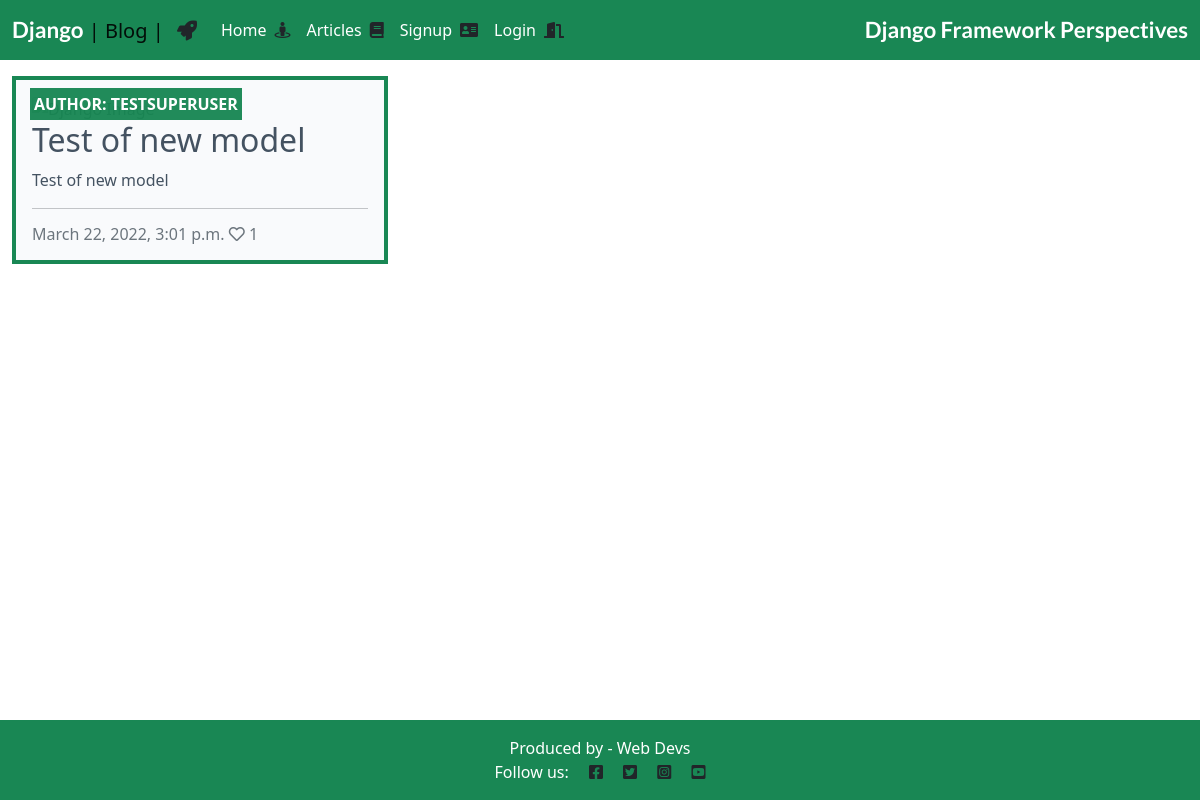
Page /article-list/ on the earlier database version.
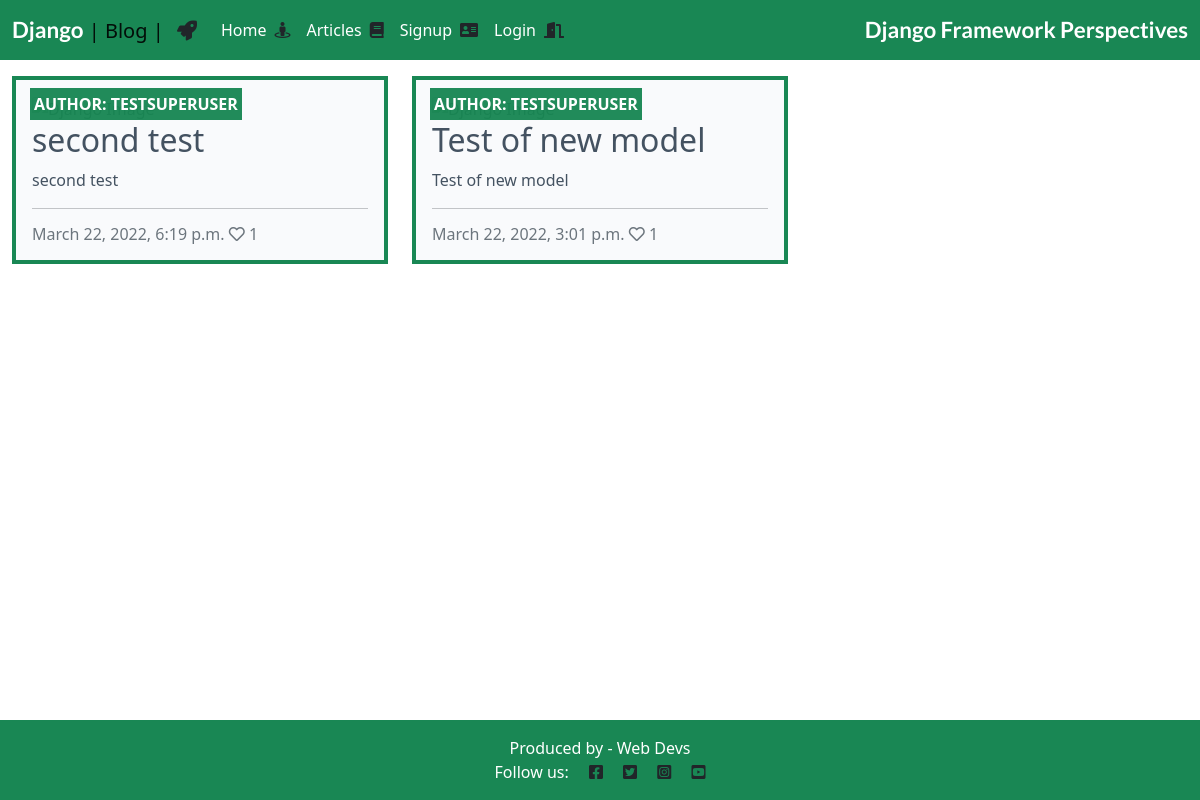
Same page on the later database version.
### website/models.py (models this page shows, shortened)
class Article(models.Model):
    title = models.CharField(max_length=200, unique=True)
    slug = models.SlugField(max_length=200, unique=True)
    author = models.ForeignKey(
        User, on_delete=models.CASCADE, related_name="blog_articles"
    )
    featured_image = CloudinaryField('image', default='placeholder')
    excerpt = models.TextField(blank=True)
    updated_on = models.DateTimeField(auto_now=True)
    content = models.TextField()
    created_on = models.DateTimeField(auto_now_add=True)
    status = models.IntegerField(choices=STATUS, default=0)
    likes = models.ManyToManyField(
        User, related_name='blogarticle_like', blank=True)
    class Meta:
        ordering = ["-created_on"]
    def number_of_likes(self):
        return self.likes.count()

### website/views.py (the view)
# urls.py: path("article-list/", views.ArticleList.as_view(), name="article_list"),
class ArticleList(generic.ListView):
    model = Article
    queryset = Article.objects.filter(status=1).order_by('-created_on')
    template_name = 'index.html'
    paginate_by = 6

### templates/index.html (shortened to what this page needs)
{% extends "base.html" %}
{% block content %}
<div class="container-fluid">
    <div class="row">
        <div class="col-12 mt-3 left">
            <div class="row">
                {% for article in article_list %}
                <div class="col-sm-12 col-md-6 col-lg-4 card mb-4 ">
                    <div class="card-body card-body-background border border-success border-4">
                        <div class="image-container">
                            <div class="image-flash">
                                <p class="author">Author: {{ article.author }}</p>
                            </div>
                        </div>
                        <a href="{% url 'article_detail' article.slug  %}" class="post-link">
                            <h2 class="card-title text-black">{{ article.title }}</h2>
                            <p class="card-text text-black">{{ article.excerpt }}</p>
                        </a>
                        <hr>
                        <p class="card-text text-muted h6">{{ article.created_on}} <i class="far fa-heart"></i>
                            {{ article.number_of_likes }}</p>
                    </div>
                </div>
                {% endfor %}
            </div>
        </div>
    </div>
</div>
{%endblock%}

### templates/base.html (shortened to what this page needs)
{% load static %}
<!DOCTYPE html>
<html lang="en">
<head>
    <link rel="stylesheet" href="https://cdnjs.cloudflare.com/ajax/libs/font-awesome/5.15.3/css/all.min.css">
    <link href="https://cdn.jsdelivr.net/npm/bootstrap@5.0.1/dist/css/bootstrap.min.css" rel="stylesheet"
>
    <link rel="stylesheet" href="{% static 'css/style.css' %}">
</head>
<body class="d-flex flex-column main-bg">
    <nav class="navbar navbar-expand-lg navbar-light bg-success">
        <div class="container-fluid">
            <a class="navbar-brand" href="{% url 'home' %}">
                <span class="brand text-white">Django</span>
                <span class="text-black">| Blog |</span>
                <i class="fas fa-rocket text-dark ps-2"></i>
            </a>
            <div class="collapse navbar-collapse" id="navbarText">
                <ul class="navbar-nav me-auto mb-2 mb-lg-0">
                    <li class="nav-item">
                        <a class="nav-link active color text-white" aria-current="page" href="{% url 'home' %}">Home<i class="fas fa-street-view text-dark ps-2"></i></a>
                    </li>
                    <li class="nav-item">
                        <a class="nav-link active color text-white" aria-current="page" href="{% url 'article_list' %}">Articles<i class="fas fa-book text-dark ps-2"></i></a>
                    </li>
                    {% if user.is_authenticated %}
                    <li class="nav-item">
                        <a class="nav-link text-white" href="{% url 'poll:index' %}">Polls<i class="fas fa-clipboard text-dark ps-2"></i></a>
                    </li>
                    <li class="nav-item">
                        <a class="nav-link text-white" href="{% url 'account_logout' %}">Logout<i class="fas fa-sign-out-alt text-dark ps-2"></i></a>
                    </li>
                    {% else %}
                    <li class="nav-item">
                        <a class="nav-link text-white" href="{% url 'account_signup' %}">Signup<i class="fas fa-address-card text-dark ps-2"></i></a>
                    </li>
                    <li class="nav-item">
                        <a class="nav-link text-white" href="{% url 'account_login' %}">Login<i class="fas fa-door-open text-dark ps-2"></i></a>
                    </li>
                    {% endif %}
                </ul>
                <span class="brand" >
                    Django Framework Perspectives
                </span>
            </div>
        </div>
    </nav>
    <main class="flex-shrink-1 main-bg">
        {% block content %}{% endblock content %}
    </main>
    <footer class="footer mt-auto py-3 bg-success">
        <p class="m-0 text-center text-white">Produced by - Web Devs</p>
        <p class="m-0 text-center text-white">Follow us:
            <a href="http://facebook.com" target="_blank" rel="noopener" aria-label="Visit Us On Facebook (Opens in new browser)"><i class="fab fa-facebook-square ms-3 text-dark"></i></a>
            <a href="http://twitter.com" target="_blank" rel="noopener" aria-label="Visit Us On Twitter (Opens in new browser)"><i class="fab fa-twitter-square ms-3 text-dark"></i></a>
            <a href="http://instagram.com" target="_blank" rel="noopener" aria-label="Visit Us On Instagram (Opens in new browser)"><i class="fab fa-instagram-square ms-3 text-dark"></i></a>
            <a href="http://youtube.com" target="_blank" rel="noopener" aria-label="Visit Us On Youtube (Opens in new browser)"><i class="fab fa-youtube-square ms-3 text-dark"></i></a>
        </p>
    </footer>
</body>
</html>

### static/css/style.css (style rules this page uses)
html, body { height:100%; }
body > footer { position:sticky; top:100vh; }
html { background: url(https://res.cloudinary.com/dkelly25/image/upload/v1645985430/static/images/background2.c1fb751e6a5d.jpg) no-repeat center center fixed; background-size: cover; }
body { background-color: transparent; }
.brand { font-family: Lato, sans-serif; font-size: 1.4rem; font-weight: 700; color: #fff; }
.card { border: none; background-color: transparent; }
.image-container { position: relative; }
.image-flash { position: absolute; bottom: 5%; min-width: 30%; left: -2px; background-color: #198754f6; }
.author { color: white; font-weight: 600; margin: 4px; text-transform: uppercase; }
.post-link { text-decoration: none; color: #445261; }
.card-body-background { background-color: #f9fafce5; }

Differences in the rows shown:
added Article: author "TESTSUPERUSER", title "second test", excerpt "second test", created_on "March 22, 2022, 6:19 p.m.", number_of_likes "1"
